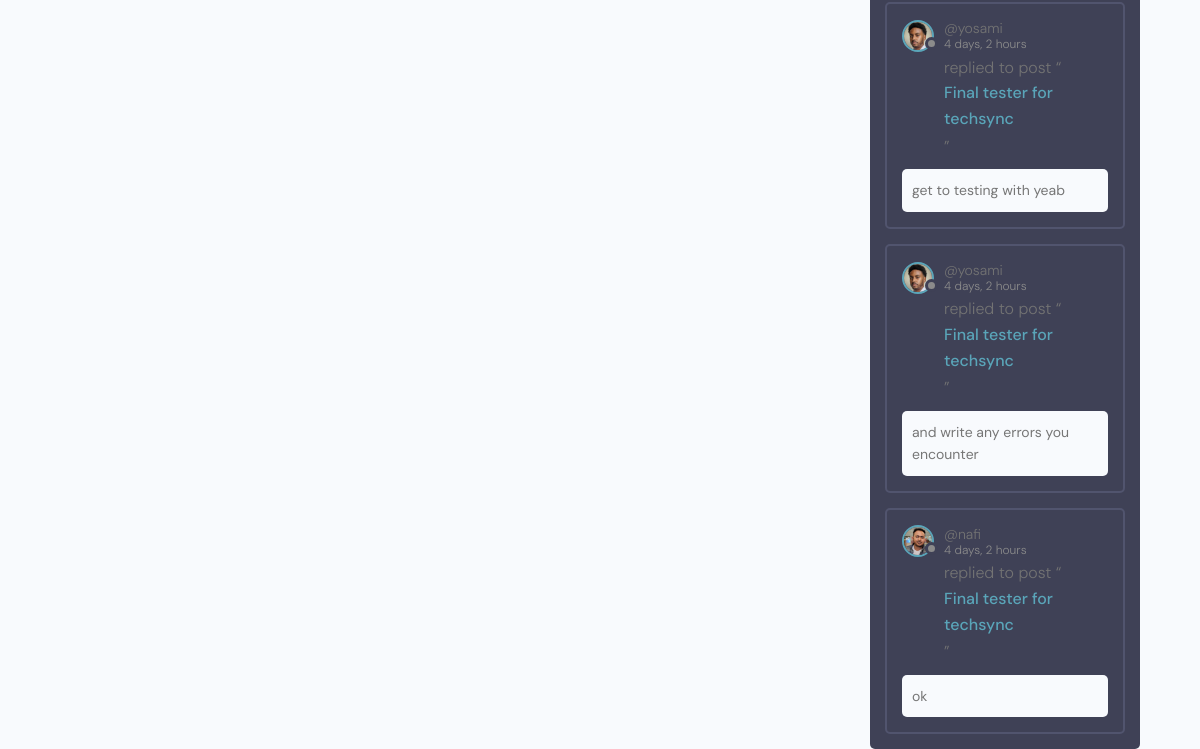
/group/?q=Django (lower part), run on an earlier commit of the app's database.
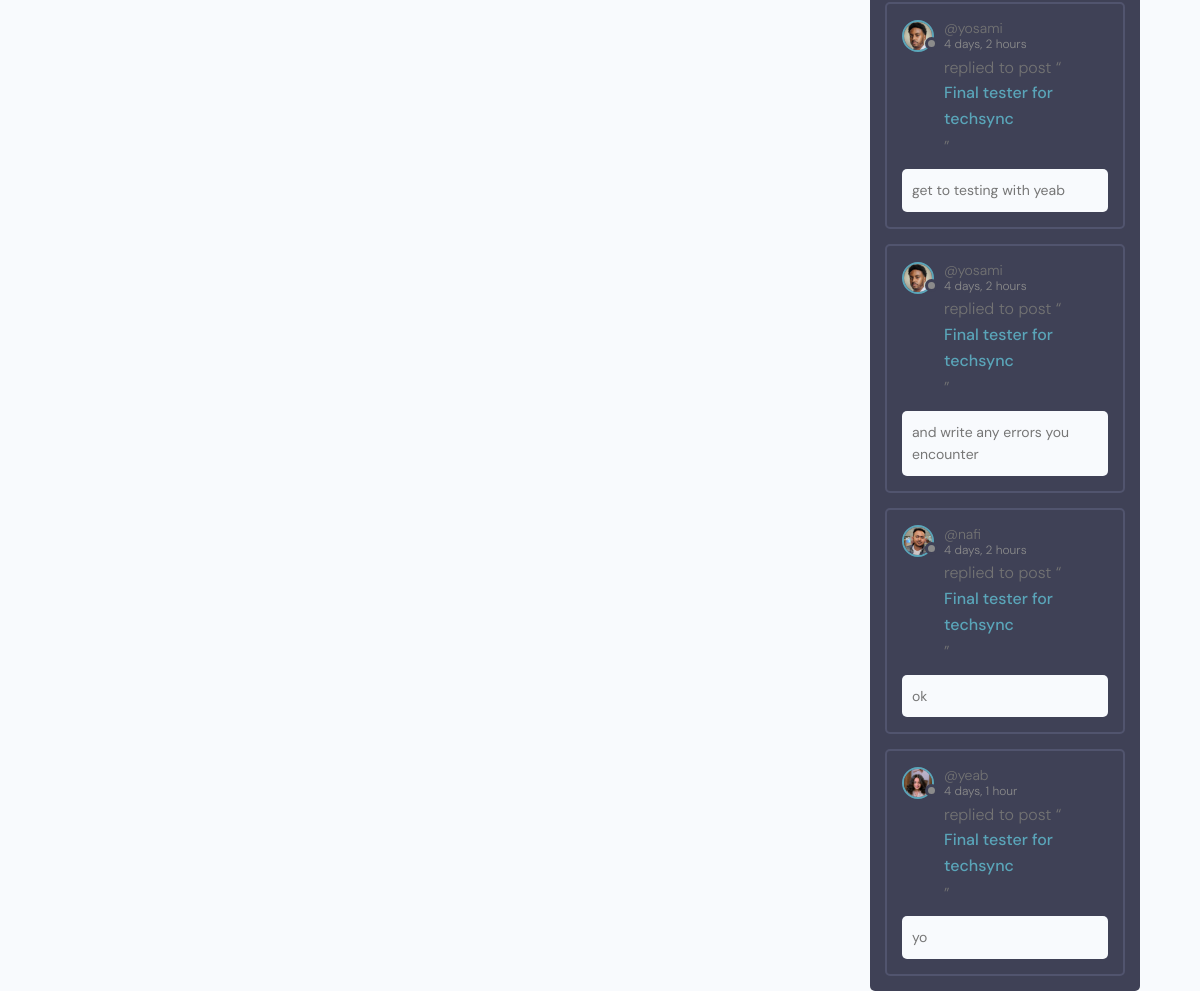
And on a later commit of the database.
### group/models.py (models this page shows, shortened)
class Message(models.Model):
    id = models.UUIDField(default=uuid.uuid4, primary_key=True, unique=True, editable=False, )
    user = models.ForeignKey(User, on_delete=models.CASCADE)
    room = models.ForeignKey(Room, on_delete=models.CASCADE)
    body = models.TextField()
    file = models.FileField(upload_to='files/', blank=True, null=True)
    updated = models.DateTimeField(auto_now=True)
    created = models.DateTimeField(auto_now_add=True)
    class Meta:
        ordering = ['updated', 'created']

class Room(models.Model):
    id = models.UUIDField(default=uuid.uuid4, primary_key=True, unique=True, editable=False, )
    host = models.ForeignKey(User, on_delete=models.SET_NULL, null=True)
    topic = models.ForeignKey(Topic, on_delete=models.SET_NULL, null=True)
    name = models.CharField(max_length=200)
    description = models.TextField(null=True, blank=True)
    participants = models.ManyToManyField(User, related_name='participants', blank=True)
    users_online = models.ManyToManyField(User, related_name='online_in_rooms', blank=True)
    updated = models.DateTimeField(auto_now=True)
    created = models.DateTimeField(auto_now_add=True)
    class Meta:
        ordering = ['-updated', '-created']
    def __str__(self):
        return self.name

### users/models.py (models this page shows, shortened)
class Profile(models.Model):
    id = models.UUIDField(default=uuid.uuid4, primary_key=True, unique=True, editable=False, )
    user = models.OneToOneField(User, on_delete=models.CASCADE,null=True,blank=True)
    name = models.CharField(max_length=200, blank=True,null=True)
    username = models.CharField(max_length=200, blank=True,null=True,unique=True)
    headline = models.CharField(max_length=200, blank=True,null=True)
    about = models.TextField(blank=True, null=True)
    location = models.CharField(max_length=200, blank=True,null=True)
    profile_image = models.ImageField(null=True, blank=True,upload_to='profiles', default='default_profile.png')
    github_link = models.CharField(max_length=200, blank=True,null=True)
    twitter_link = models.CharField(max_length=200, blank=True,null=True)
    linkedin_link = models.CharField(max_length=200, blank=True,null=True)
    personal_link = models.CharField(max_length=200, blank=True,null=True)
    created_at = models.DateTimeField(auto_now_add=True)

class User(AbstractUser):
    email = models.EmailField(unique=True)
    is_recruiter = models.BooleanField(default=False)
    is_applicant = models.BooleanField(default=False)
    has_resume = models.BooleanField(default=False)
    has_company = models.BooleanField(default=False)

### group/views.py (the view)
# urls.py: path('', views.chat_view, name='chat-home'),
def home(request):
    q = request.GET.get('q') if request.GET.get('q') != None else ''
    q = q.lower()  # convert query to lowercase
    rooms = Room.objects.annotate(
        lower_topic=Lower('topic__name'),
        lower_name=Lower('name'),
        lower_description=Lower('description')
    ).filter(
        Q(lower_topic__icontains=q) |
        Q(lower_name__icontains=q) |
        Q(lower_description__icontains=q)
    )
    topics = Topic.objects.all()[0:5]
    room_count = rooms.count()
    room_messages = Message.objects.filter(Q(room__topic__name__icontains=q))
    context = {
        'rooms': rooms,
        'topics': topics,
        'room_count': room_count,
        'room_messages': room_messages,
    }
    return render(request, 'group/home.html', context)

### templates/group/home.html (shortened to what this page needs)
{% extends "main/main.html" %}
{% block content%}
    <main class="layout layout--3">
      <div class="container">
{% include "group/activity_component.html" %}
      </div>
    </main>
{% endblock content %}

### templates/group/activity_component.html (shortened to what this page needs)
<div class="activities">
    {% for message in room_messages|slice:":6" %}
    <div class="activities__box">
      <div class="activities__boxHeader roomListRoom__header">
        <a href="{% url 'user-profile' message.user.profile.id %}" class="roomListRoom__author">
          <div class="avatar avatar--small">
            <img src="{{message.user.profile.profile_image.url}}" />
          </div>
          <p>
            @{{message.user}}
            <span> {{ message.created|timesince }}</span>
          </p>
        </a>
      </div>
      <div class="activities__boxContent">
        <p>replied to post “<a href="{% url 'room' message.room.id %}">{{message.room}}</a>”</p>
        <div class="activities__boxRoomContent">
          {{message.body|truncatechars:100}}
        </div>
      </div>
    </div>
    {% endfor %}
  </div>

What changed in the data, as far as the page shows it:
added Message: user.profile.profile_image (picture), user "yeab", created "4 days, 1 hour", room "Final tester for techsync", body "yo"
